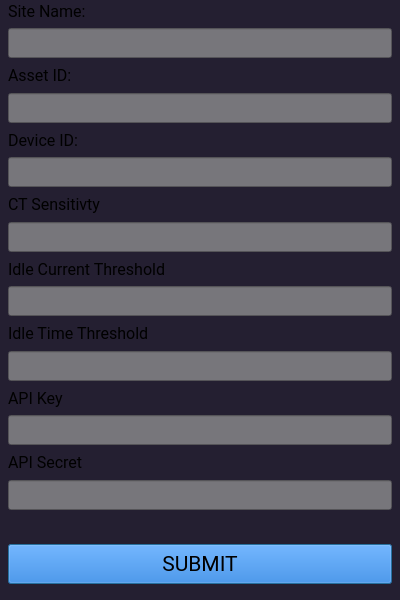
<?xml version="1.0" encoding="UTF-8"?>
<ui version="4.0">
 <class>settings_dialog</class>
 <widget class="QDialog" name="settings_dialog">
  <property name="windowModality">
   <enum>Qt::ApplicationModal</enum>
  </property>
  <property name="geometry">
   <rect>
    <x>0</x>
    <y>0</y>
    <width>400</width>
    <height>600</height>
   </rect>
  </property>
  <property name="minimumSize">
   <size>
    <width>400</width>
    <height>600</height>
   </size>
  </property>
  <property name="maximumSize">
   <size>
    <width>400</width>
    <height>600</height>
   </size>
  </property>
  <property name="windowTitle">
   <string>Settings Section</string>
  </property>
  <layout class="QVBoxLayout" name="verticalLayout">
   <property name="spacing">
    <number>0</number>
   </property>
   <property name="leftMargin">
    <number>0</number>
   </property>
   <property name="topMargin">
    <number>0</number>
   </property>
   <property name="rightMargin">
    <number>0</number>
   </property>
   <property name="bottomMargin">
    <number>0</number>
   </property>
   <item>
    <widget class="QWidget" name="widget" native="true">
     <property name="styleSheet">
      <string notr="true">background-color: rgb(36, 31, 49);</string>
     </property>
     <layout class="QVBoxLayout" name="verticalLayout_2">
      <property name="leftMargin">
       <number>8</number>
      </property>
      <property name="topMargin">
       <number>0</number>
      </property>
      <property name="rightMargin">
       <number>8</number>
      </property>
      <property name="bottomMargin">
       <number>16</number>
      </property>
      <item>
       <widget class="QLabel" name="site_name_label">
        <property name="minimumSize">
         <size>
          <width>380</width>
          <height>0</height>
         </size>
        </property>
        <property name="maximumSize">
         <size>
          <width>5000</width>
          <height>5000</height>
         </size>
        </property>
        <property name="font">
         <font>
          <family>Roboto</family>
          <pointsize>12</pointsize>
         </font>
        </property>
        <property name="text">
         <string>Site Name:</string>
        </property>
        <property name="margin">
         <number>2</number>
        </property>
       </widget>
      </item>
      <item>
       <widget class="QLineEdit" name="site_name_text">
        <property name="minimumSize">
         <size>
          <width>380</width>
          <height>30</height>
         </size>
        </property>
        <property name="maximumSize">
         <size>
          <width>5000</width>
          <height>30</height>
         </size>
        </property>
        <property name="font">
         <font>
          <family>Roboto</family>
          <pointsize>12</pointsize>
         </font>
        </property>
        <property name="styleSheet">
         <string notr="true">background-color: rgb(119, 118, 123);</string>
        </property>
        <property name="text">
         <string/>
        </property>
       </widget>
      </item>
      <item>
       <widget class="QLabel" name="asset_id_label">
        <property name="minimumSize">
         <size>
          <width>380</width>
          <height>0</height>
         </size>
        </property>
        <property name="maximumSize">
         <size>
          <width>5000</width>
          <height>30</height>
         </size>
        </property>
        <property name="font">
         <font>
          <family>Roboto</family>
          <pointsize>12</pointsize>
         </font>
        </property>
        <property name="text">
         <string>Asset ID:</string>
        </property>
        <property name="margin">
         <number>2</number>
        </property>
       </widget>
      </item>
      <item>
       <widget class="QLineEdit" name="asset_id_text">
        <property name="minimumSize">
         <size>
          <width>380</width>
          <height>30</height>
         </size>
        </property>
        <property name="maximumSize">
         <size>
          <width>5000</width>
          <height>30</height>
         </size>
        </property>
        <property name="font">
         <font>
          <family>Roboto</family>
          <pointsize>12</pointsize>
         </font>
        </property>
        <property name="styleSheet">
         <string notr="true">background-color: rgb(119, 118, 123);</string>
        </property>
        <property name="text">
         <string/>
        </property>
       </widget>
      </item>
      <item>
       <widget class="QLabel" name="device_id_label">
        <property name="minimumSize">
         <size>
          <width>380</width>
          <height>0</height>
         </size>
        </property>
        <property name="maximumSize">
         <size>
          <width>5000</width>
          <height>30</height>
         </size>
        </property>
        <property name="font">
         <font>
          <family>Roboto</family>
          <pointsize>12</pointsize>
         </font>
        </property>
        <property name="text">
         <string>Device ID:</string>
        </property>
        <property name="margin">
         <number>2</number>
        </property>
       </widget>
      </item>
      <item>
       <widget class="QLineEdit" name="device_id_text">
        <property name="minimumSize">
         <size>
          <width>380</width>
          <height>30</height>
         </size>
        </property>
        <property name="maximumSize">
         <size>
          <width>5000</width>
          <height>30</height>
         </size>
        </property>
        <property name="font">
         <font>
          <family>Roboto</family>
          <pointsize>12</pointsize>
         </font>
        </property>
        <property name="styleSheet">
         <string notr="true">background-color: rgb(119, 118, 123);</string>
        </property>
        <property name="text">
         <string/>
        </property>
       </widget>
      </item>
      <item>
       <widget class="QLabel" name="ct_sensitivity_label">
        <property name="minimumSize">
         <size>
          <width>380</width>
          <height>0</height>
         </size>
        </property>
        <property name="maximumSize">
         <size>
          <width>5000</width>
          <height>30</height>
         </size>
        </property>
        <property name="font">
         <font>
          <family>Roboto</family>
          <pointsize>12</pointsize>
         </font>
        </property>
        <property name="text">
         <string>CT Sensitivty</string>
        </property>
        <property name="margin">
         <number>2</number>
        </property>
       </widget>
      </item>
      <item>
       <widget class="QLineEdit" name="ct_sensitivity_text">
        <property name="minimumSize">
         <size>
          <width>380</width>
          <height>30</height>
         </size>
        </property>
        <property name="maximumSize">
         <size>
          <width>5000</width>
          <height>30</height>
         </size>
        </property>
        <property name="font">
         <font>
          <family>Roboto</family>
          <pointsize>12</pointsize>
         </font>
        </property>
        <property name="styleSheet">
         <string notr="true">background-color: rgb(119, 118, 123);</string>
        </property>
        <property name="text">
         <string/>
        </property>
       </widget>
      </item>
      <item>
       <widget class="QLabel" name="idle_current_threshold_label">
        <property name="minimumSize">
         <size>
          <width>380</width>
          <height>0</height>
         </size>
        </property>
        <property name="maximumSize">
         <size>
          <width>5000</width>
          <height>30</height>
         </size>
        </property>
        <property name="font">
         <font>
          <family>Roboto</family>
          <pointsize>12</pointsize>
         </font>
        </property>
        <property name="text">
         <string>Idle Current Threshold</string>
        </property>
        <property name="margin">
         <number>2</number>
        </property>
       </widget>
      </item>
      <item>
       <widget class="QLineEdit" name="idle_current_threshold_text">
        <property name="minimumSize">
         <size>
          <width>380</width>
          <height>30</height>
         </size>
        </property>
        <property name="maximumSize">
         <size>
          <width>5000</width>
          <height>30</height>
         </size>
        </property>
        <property name="font">
         <font>
          <family>Roboto</family>
          <pointsize>12</pointsize>
         </font>
        </property>
        <property name="styleSheet">
         <string notr="true">background-color: rgb(119, 118, 123);</string>
        </property>
        <property name="text">
         <string/>
        </property>
       </widget>
      </item>
      <item>
       <widget class="QLabel" name="idle_time_threshold_label">
        <property name="minimumSize">
         <size>
          <width>380</width>
          <height>0</height>
         </size>
        </property>
        <property name="maximumSize">
         <size>
          <width>5000</width>
          <height>30</height>
         </size>
        </property>
        <property name="font">
         <font>
          <family>Roboto</family>
          <pointsize>12</pointsize>
         </font>
        </property>
        <property name="text">
         <string>Idle Time Threshold</string>
        </property>
        <property name="margin">
         <number>2</number>
        </property>
       </widget>
      </item>
      <item>
       <widget class="QLineEdit" name="idle_time_threshold_text">
        <property name="minimumSize">
         <size>
          <width>380</width>
          <height>30</height>
         </size>
        </property>
        <property name="maximumSize">
         <size>
          <width>5000</width>
          <height>30</height>
         </size>
        </property>
        <property name="font">
         <font>
          <family>Roboto</family>
          <pointsize>12</pointsize>
         </font>
        </property>
        <property name="styleSheet">
         <string notr="true">background-color: rgb(119, 118, 123);</string>
        </property>
        <property name="text">
         <string/>
        </property>
       </widget>
      </item>
      <item>
       <widget class="QLabel" name="api_key_label">
        <property name="minimumSize">
         <size>
          <width>380</width>
          <height>0</height>
         </size>
        </property>
        <property name="maximumSize">
         <size>
          <width>5000</width>
          <height>30</height>
         </size>
        </property>
        <property name="font">
         <font>
          <family>Roboto</family>
          <pointsize>12</pointsize>
         </font>
        </property>
        <property name="text">
         <string>API Key</string>
        </property>
        <property name="margin">
         <number>2</number>
        </property>
       </widget>
      </item>
      <item>
       <widget class="QLineEdit" name="api_key_text">
        <property name="minimumSize">
         <size>
          <width>380</width>
          <height>30</height>
         </size>
        </property>
        <property name="maximumSize">
         <size>
          <width>5000</width>
          <height>30</height>
         </size>
        </property>
        <property name="font">
         <font>
          <family>Roboto</family>
          <pointsize>12</pointsize>
         </font>
        </property>
        <property name="styleSheet">
         <string notr="true">background-color: rgb(119, 118, 123);</string>
        </property>
        <property name="text">
         <string/>
        </property>
       </widget>
      </item>
      <item>
       <widget class="QLabel" name="api_secret_label">
        <property name="minimumSize">
         <size>
          <width>380</width>
          <height>0</height>
         </size>
        </property>
        <property name="maximumSize">
         <size>
          <width>5000</width>
          <height>30</height>
         </size>
        </property>
        <property name="font">
         <font>
          <family>Roboto</family>
          <pointsize>12</pointsize>
         </font>
        </property>
        <property name="text">
         <string>API Secret</string>
        </property>
        <property name="margin">
         <number>2</number>
        </property>
       </widget>
      </item>
      <item>
       <widget class="QLineEdit" name="api_secret_text">
        <property name="minimumSize">
         <size>
          <width>380</width>
          <height>30</height>
         </size>
        </property>
        <property name="maximumSize">
         <size>
          <width>5000</width>
          <height>30</height>
         </size>
        </property>
        <property name="font">
         <font>
          <family>Roboto</family>
          <pointsize>12</pointsize>
         </font>
        </property>
        <property name="styleSheet">
         <string notr="true">background-color: rgb(119, 118, 123);</string>
        </property>
        <property name="text">
         <string/>
        </property>
       </widget>
      </item>
      <item>
       <widget class="QLabel" name="error_message_text">
        <property name="font">
         <font>
          <family>Roboto</family>
          <pointsize>12</pointsize>
         </font>
        </property>
        <property name="styleSheet">
         <string notr="true">color: rgb(237, 51, 59);</string>
        </property>
        <property name="text">
         <string/>
        </property>
       </widget>
      </item>
      <item>
       <widget class="QPushButton" name="submit_button">
        <property name="minimumSize">
         <size>
          <width>200</width>
          <height>40</height>
         </size>
        </property>
        <property name="maximumSize">
         <size>
          <width>16777215</width>
          <height>40</height>
         </size>
        </property>
        <property name="font">
         <font>
          <family>Roboto</family>
          <pointsize>16</pointsize>
         </font>
        </property>
        <property name="styleSheet">
         <string notr="true">background-color: rgb(28, 113, 216);</string>
        </property>
        <property name="text">
         <string>SUBMIT</string>
        </property>
       </widget>
      </item>
     </layout>
    </widget>
   </item>
  </layout>
 </widget>
 <resources/>
 <connections/>
</ui>
